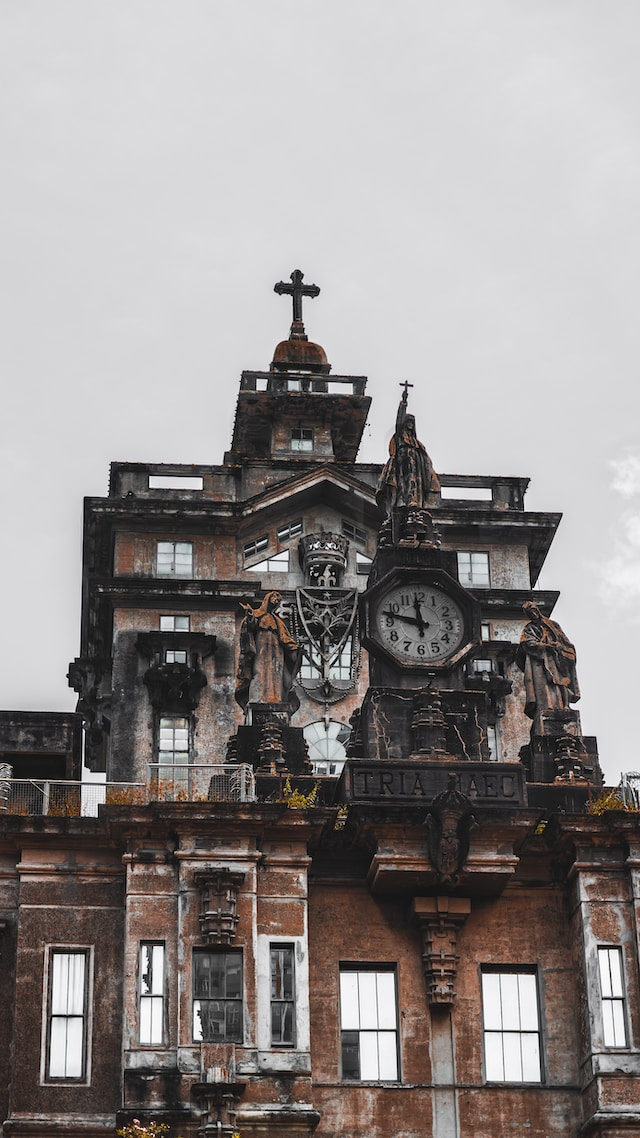
#> input picture test_image.jpg, 640 x 1138 px
$ python log_detector.py
#> lines starting #> are read from the running program, lines starting #| are printed output that depends on the picture
#> further down, image is the input picture: shape (1138, 640, 3); mean R, G, B 145.4, 140.6, 139.7
import time
import numpy as np
import os
import matplotlib.pyplot as plt
from scipy.ndimage import convolve


def gaussian_kernel(sigma):
    size = int(6 * sigma)
    if size % 2 == 0:
        size += 1
    x = np.arange(-size // 2, size // 2 + 1)
    kernel = np.exp(-x ** 2 / (2 * sigma ** 2))
    return kernel / kernel.sum()


def compute_log_response(image, sigma=1.0):
    # Convert the image to grayscale if it's not already
#> called with sigma = 2
    if len(image.shape) == 3:
        image = np.mean(image, axis=2)
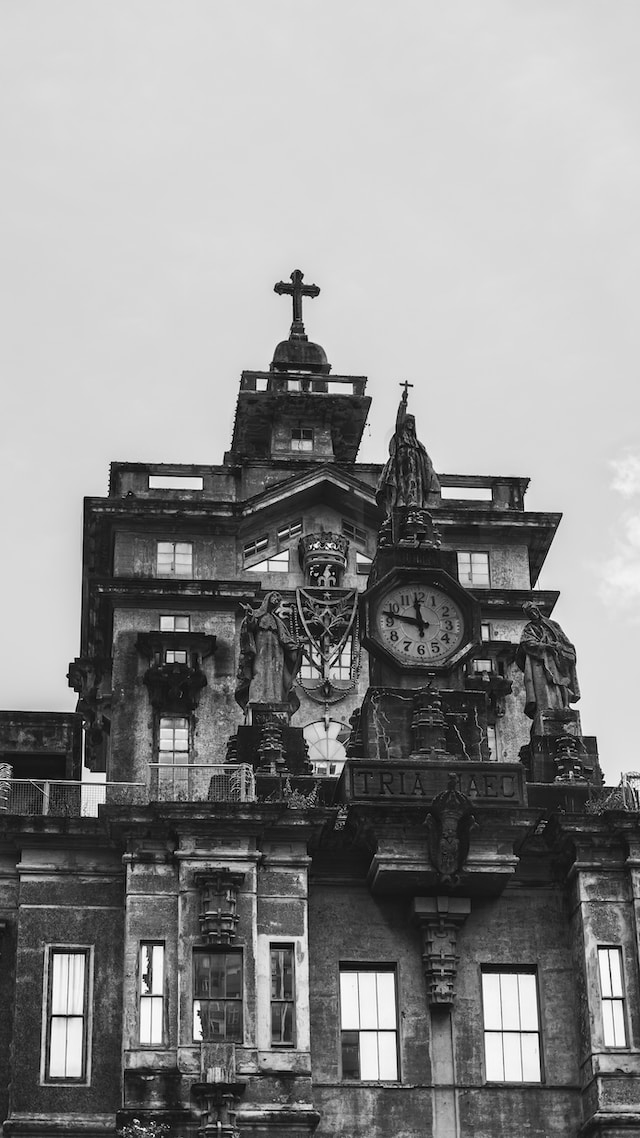
#> image: shape (1138, 640) float64; min 0, max 255, mean 141.9

    # Compute the LoG response
    kernel_size = int(6 * sigma)
    if kernel_size % 2 == 0:
        kernel_size += 1
    kernel = gaussian_kernel(sigma)
    smoothed_image = convolve(image, np.outer(kernel, kernel))
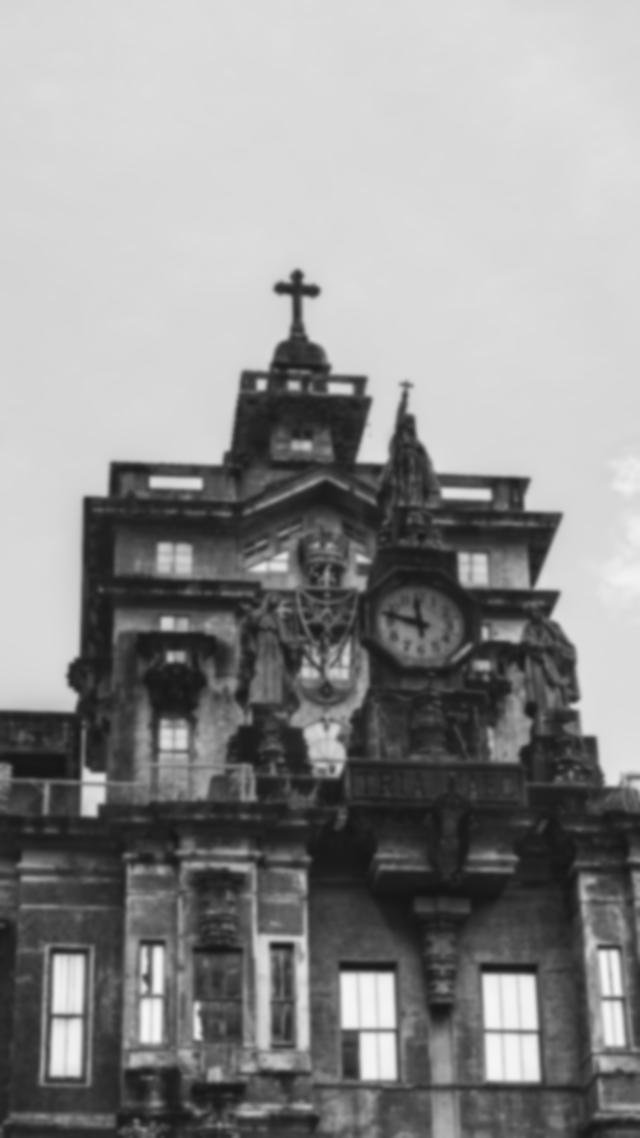
#> smoothed_image: shape (1138, 640) float64; min 21.16, max 245.8, mean 141.9
    laplacian = convolve(smoothed_image, np.array([[0, 1, 0], [1, -4, 1], [0, 1, 0]]))
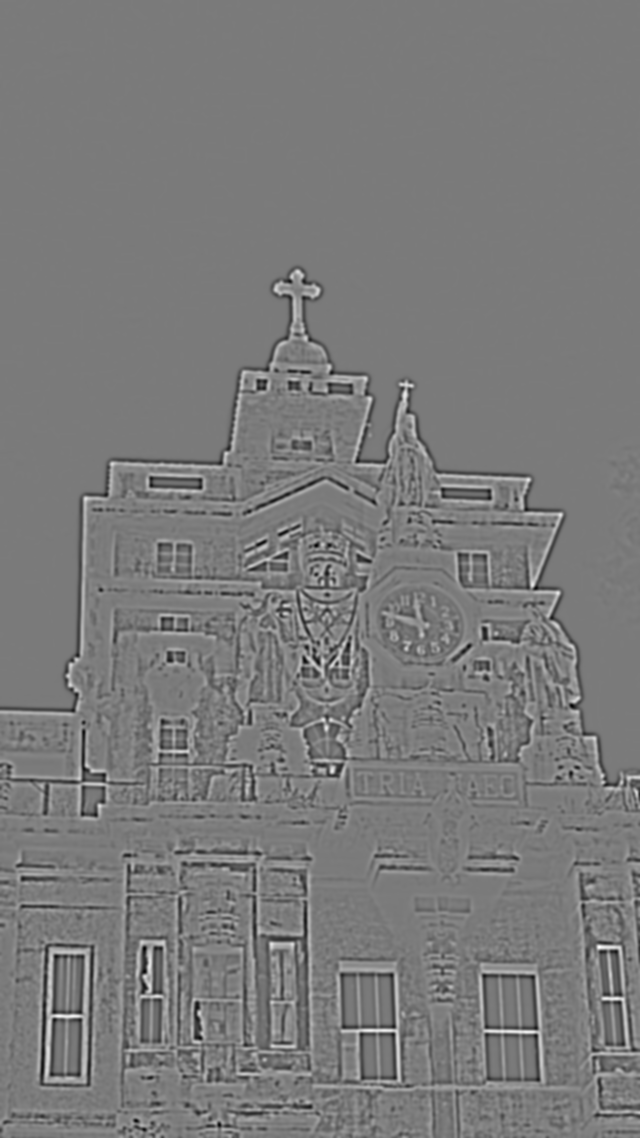
#> laplacian: shape (1138, 640) float64; min -21.43, max 23.11, mean 0; drawn with min black and max white

    return laplacian


def find_interest_points(response, threshold):
#> called with threshold = 0.03
    points = np.argwhere(response > threshold)
#> points = 288310 pairs, first value 0 to 1137, second value 0 to 639
    sorted_points = points[np.argsort(response[points[:, 0], points[:, 1]])[::-1]]
#> sorted_points has the same summary as points
    with open('log_points.txt', 'w') as f:
        for keypoint in sorted_points:
            f.write(f"{keypoint[0]} {keypoint[1]}\n")
#> this loop made 288310 passes
#> keypoint on passes 1 to 3: [947, 599], [946, 599], [947, 600]
    return sorted_points[:250],sorted_points[:500]


# Load your image here
image_path = os.path.join(os.getcwd(), "test_image.jpg")
image = plt.imread(image_path)

# Compute the LoG response
sigma = 2.0
start_time = time.time()
log_response = compute_log_response(image, sigma)
end_time = time.time()

execution_time = end_time - start_time

print(f"Execution Time: {execution_time} seconds" )


# Set threshold and maximum number of interest points
threshold = 0.03

# Find the strongest interest points
less_interest_points,interest_points = find_interest_points(log_response, threshold)
#> less_interest_points = 250 pairs, first value 384 to 1052, second value 47 to 622; interest_points = 500 pairs, first value 271 to 1073, second value 46 to 636


# Display the response map
plt.figure(figsize=(12, 5))
plt.subplot(1, 3, 1)
plt.imshow(log_response, cmap='gray')
plt.title('LoG Response Map')

# Display the image with the strongest interest points
plt.subplot(1, 3, 2)
plt.imshow(image, cmap='gray')
plt.scatter(less_interest_points[:, 1], less_interest_points[:, 0], c='r', s=5)
plt.title('Strongest 250 points')

plt.subplot(1, 3, 3)
plt.imshow(image, cmap='gray')
plt.scatter(interest_points[:, 1], interest_points[:, 0], c='r', s=5)
plt.title('Strongest 500 Points')
plt.show()
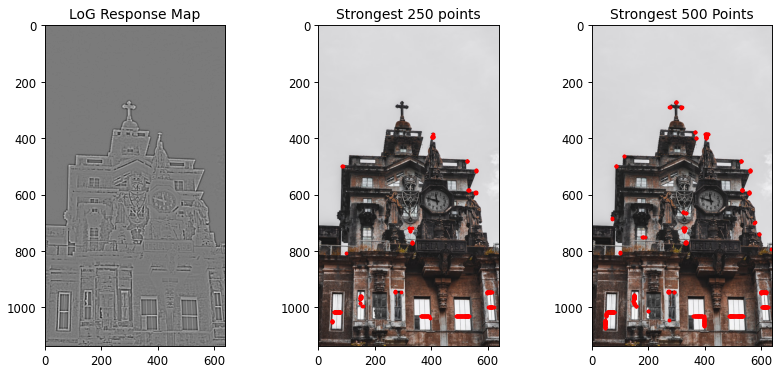
#> figure drawn by matplotlib, 3 panels
